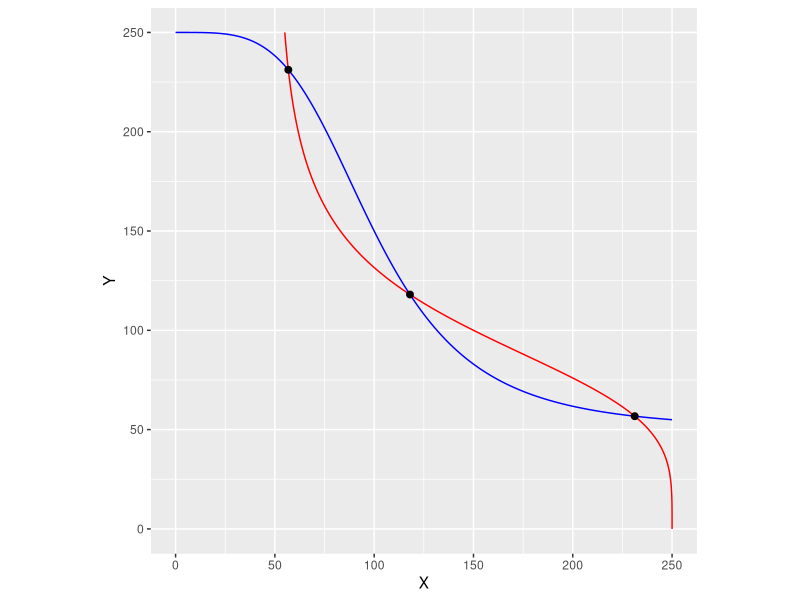
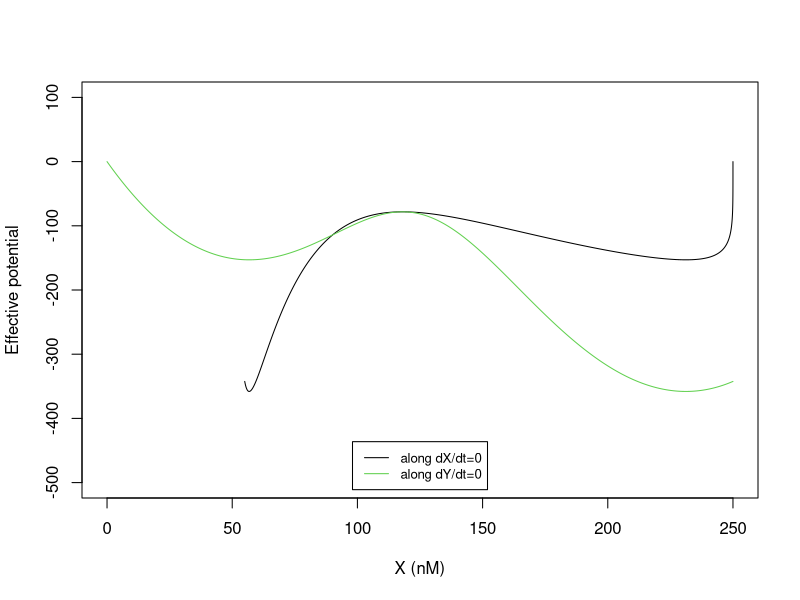
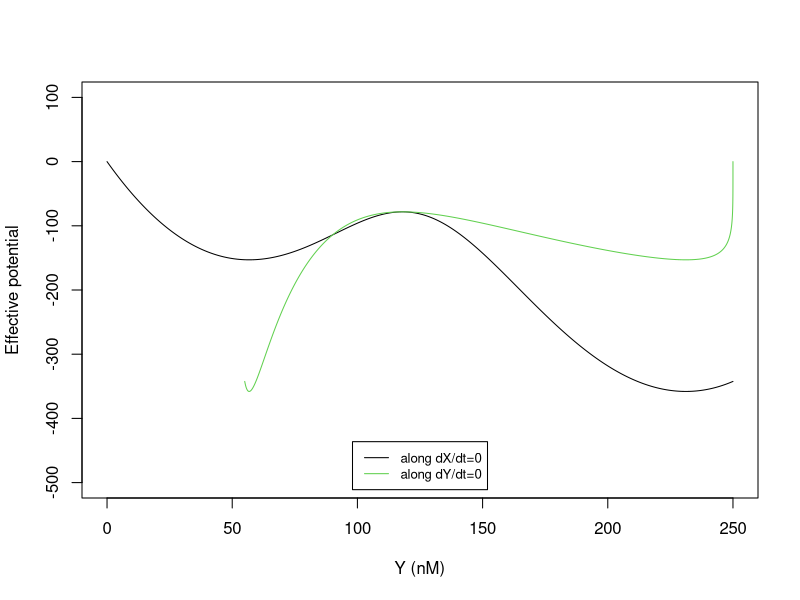

Reproduce these figures in R, in order.
## ---- chunk 1
#| fig-width: 5
#| fig-height: 5
#| message: false
library(ggplot2)
# symmetric toggle switch
derivs_ts <- function(t, Xs) {
  c(5 + 20 / (1 + (Xs[2] / 100)^4) - 0.1 * Xs[1],
    5 + 20 / (1 + (Xs[1] / 100)^4) - 0.1 * Xs[2])
}

# nullclines by separation of variables (as in Part 3A)
null_fx <- function(gX, X_range, Y_range) {                   # dX/dt = 0
  Y_all <- seq(Y_range[1], Y_range[2], length.out = 1000)
  cbind(X = (5 + gX / (1 + (Y_all / 100)^4)) / 0.1, Y = Y_all)
}
null_fy <- function(gY, X_range, Y_range) {                   # dY/dt = 0
  X_all <- seq(X_range[1], X_range[2], length.out = 1000)
  cbind(X = X_all, Y = (5 + gY / (1 + (X_all / 100)^4)) / 0.1)
}

X_range <- c(0, 250); Y_range <- c(0, 250)
null1 <- null_fx(20, X_range, Y_range)
null2 <- null_fy(20, X_range, Y_range)
ss <- data.frame(X = c(56.76438, 118.02210, 231.18787),   # steady states (Part 3B/3C)
                 Y = c(231.18787, 118.02210, 56.76438))

ggplot() +
  geom_path(data = as.data.frame(null1), aes(X, Y), color = "red") +
  geom_path(data = as.data.frame(null2), aes(X, Y), color = "blue") +
  geom_point(data = ss, aes(X, Y), size = 2) +
  coord_fixed(xlim = c(0, 250), ylim = c(0, 250))
## ---- chunk 2
# trapezoidal line integral of (-f_X, -f_Y) along an arbitrary path `line`
cal_int_2D_line <- function(line, derivs) {
  ntot <- nrow(line); U <- numeric(ntot)
  for (i in 1:(ntot - 1)) {
    dx <- line[i + 1, 1] - line[i, 1]; dy <- line[i + 1, 2] - line[i, 2]
    di  <- derivs(0, line[i, ]); di1 <- derivs(0, line[i + 1, ])
    U[i + 1] <- U[i] - (di[1] + di1[1]) / 2 * dx - (di[2] + di1[2]) / 2 * dy
  }
  cbind(line, U = U)
}

U1 <- cal_int_2D_line(null1, derivs_ts)   # along dX/dt = 0
U2 <- cal_int_2D_line(null2, derivs_ts)   # along dY/dt = 0

plot(U1[, 1], U1[, 3], type = "l", col = 1, xlab = "X (nM)", ylab = "Effective potential",
     xlim = c(0, 250), ylim = c(-500, 100))
lines(U2[, 1], U2[, 3], col = 3)
legend("bottom", inset = 0.02, legend = c("along dX/dt=0", "along dY/dt=0"),
       col = c(1, 3), lty = 1, cex = 0.8)

plot(U1[, 2], U1[, 3], type = "l", col = 1, xlab = "Y (nM)", ylab = "Effective potential",
     xlim = c(0, 250), ylim = c(-500, 100))
lines(U2[, 2], U2[, 3], col = 3)
legend("bottom", inset = 0.02, legend = c("along dX/dt=0", "along dY/dt=0"),
       col = c(1, 3), lty = 1, cex = 0.8)
